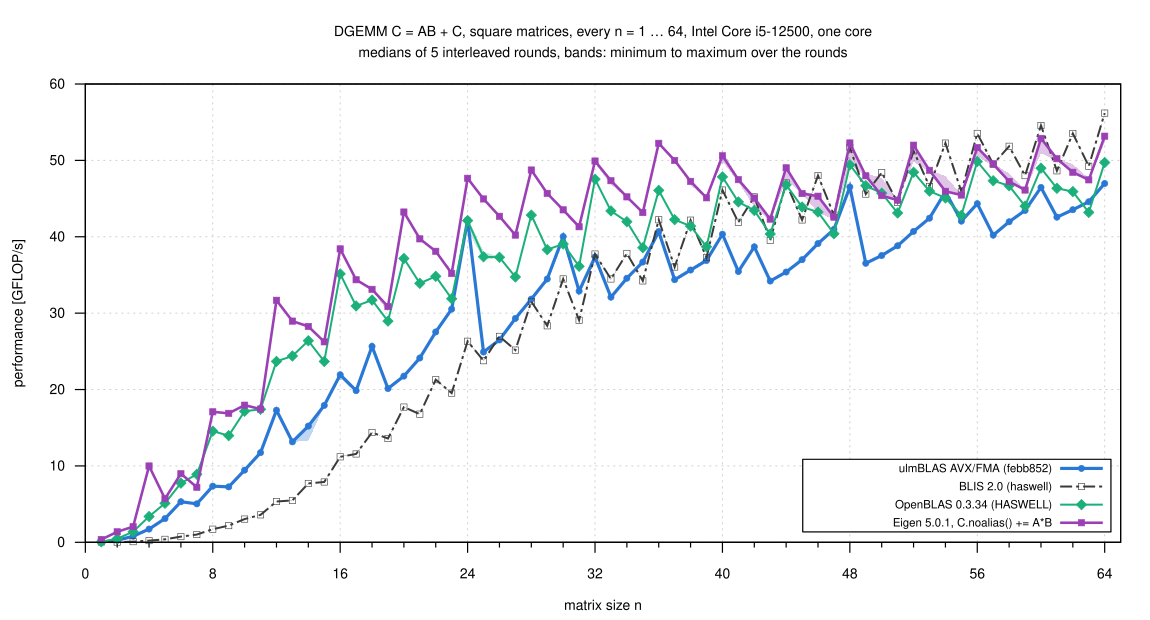

This chart was generated by the following gnuplot code:
load "_style.gp"
set terminal svg size 1150,620 dynamic enhanced font "Helvetica,14" background rgb "white"
set output "sweep_small.svg"
set title "DGEMM C = AB + C, square matrices, every n = 1 … 64, Intel Core i5-12500, one core\nmedians of 5 interleaved rounds, bands: minimum to maximum over the rounds" font ",14"
set xlabel "matrix size n"
set ylabel "performance [GFLOP/s]"
set xrange [0:65]
set xtics 0, 8, 64
set mxtics 4
set yrange [0:60]
set key inside right bottom vertical font ",11.5" spacing 1.05 box opaque
plot D."dgemm_fine.csv" using "n":"openblas_min":"openblas_max" with filledcurves lc rgb "#1baf7a" fs transparent solid 0.25 noborder notitle, \
     ""                 using "n":"blis_min":"blis_max"         with filledcurves lc rgb "#3a3a38" fs transparent solid 0.25 noborder notitle, \
     ""                 using "n":"avx_cur_min":"avx_cur_max"   with filledcurves lc rgb "#2a78d6" fs transparent solid 0.3 noborder notitle, \
     ""                 using "n":"eigen_min":"eigen_max"       with filledcurves lc rgb "#9b3fb5" fs transparent solid 0.3 noborder notitle, \
     ""                 using "n":"avx_cur"  with linespoints ls 4 title L4, \
     ""                 using "n":"blis"     with linespoints ls 7 title L7, \
     ""                 using "n":"openblas" with linespoints ls 8 title L8, \
     ""                 using "n":"eigen"    with linespoints ls 10 title L10
